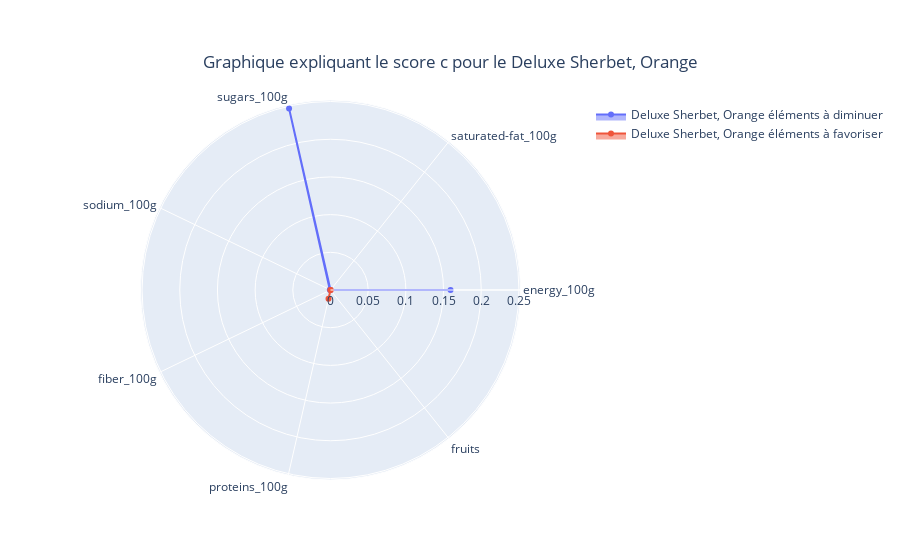

Source (notebook cell):
### Code cell
#graphique de Salade Chicken Caesar
produit_stats('Deluxe Sherbet, Orange')

### Figure 1 — Plotly figure (JSON) as saved in the notebook; plotly's stock layout.template omitted (floating-point values rounded to 4 significant figures)
{"data": [{"fill": "toself", "name": "Deluxe Sherbet, Orange éléments à diminuer", "r": [0.1593, 0, 0.2471, 0.0009801], "subplot": "polar", "theta": ["energy_100g", "saturated-fat_100g", "sugars_100g", "sodium_100g"], "type": "scatterpolar"}, {"fill": "toself", "name": "Deluxe Sherbet, Orange éléments à favoriser", "r": [0, 0.0118, 0], "subplot": "polar", "theta": ["fiber_100g", "proteins_100g", "fruits"], "type": "scatterpolar"}], "layout": {"polar": {"domain": {"x": [0, 1], "y": [0, 1]}}, "showlegend": true, "title": {"text": "Graphique expliquant le score c pour le Deluxe Sherbet, Orange", "x": 0.5, "xanchor": "center", "y": 0.9, "yanchor": "top"}}}
